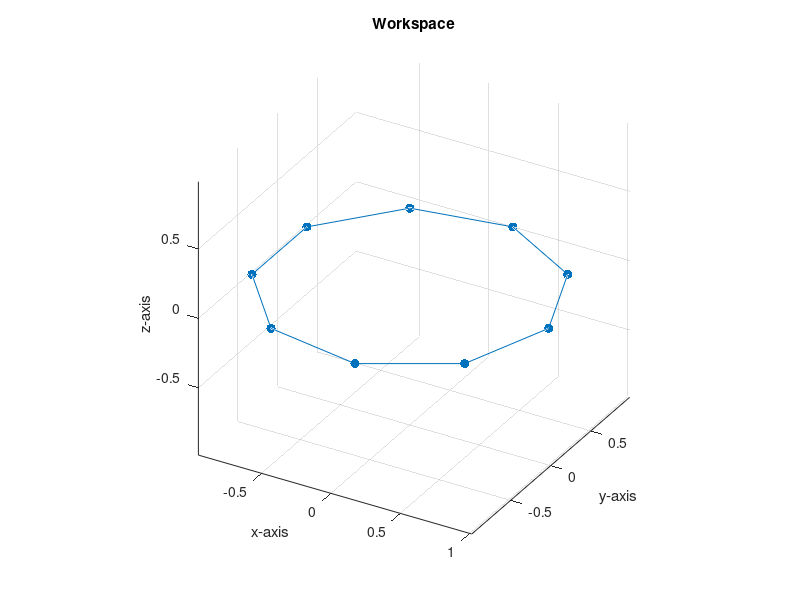

Write MATLAB code to recreate this figure.
%% ME 557: Project, Define Letter O Points.

%Clear Everything
clear
close all
clc

%% Define the Letter Points.

%Define the points componentwise.
ts = linspace(0, 2*pi, 10);
xs = cos(ts);
ys = sin(ts);
zs = zeros(1, length(xs));

%Store the points in a matrix.
Lpts = [xs; ys; zs];

%% Plot the Letter Points.

%Plot the Letter Points.
figure, hold on, grid on
plot3(Lpts(1, :), Lpts(2, :), Lpts(3, :), '.-', 'Markersize', 20)
title('Workspace')
xlabel('x-axis'), ylabel('y-axis'), zlabel('z-axis')
view(30, 30), rotate3d on,
axis equal

%% Write out the Data Points.

%Write out the letter data points.
dlmwrite('C:\Users\USER\Documents\Coursework\MSME\Year1\Winter2018\ME557_IntroToRobotics\Project\LetterPoints\LetterPts_O.txt', Lpts)

